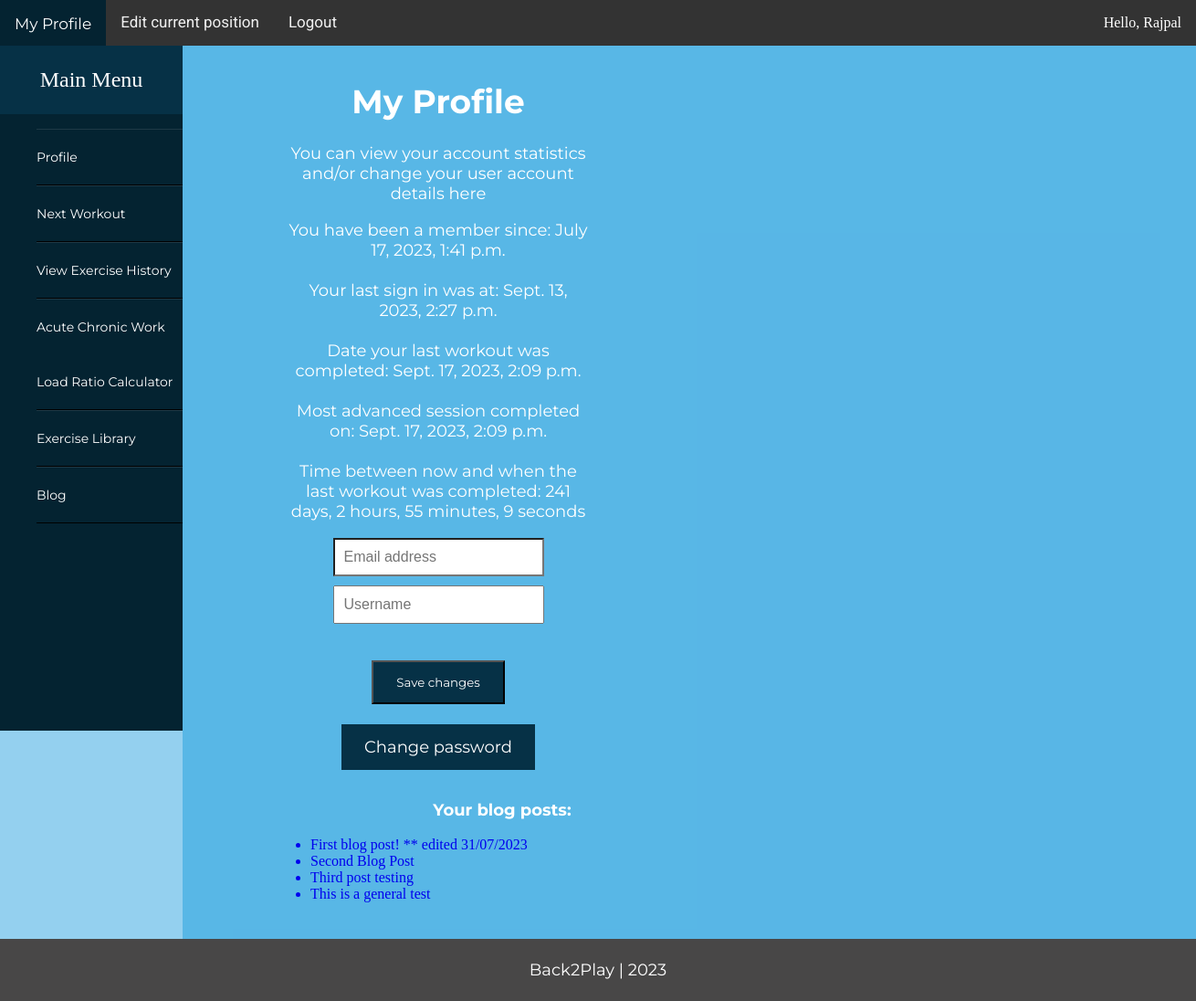
The page / (signed in) on the database its author committed.
### account/models.py (models this page shows, shortened)
class Account(AbstractBaseUser): #extends AbstractBaseUser class
    email                   = models.EmailField(verbose_name="email", max_length=60, unique=True) #can only have one user with that email
    username                = models.CharField(max_length=30, unique=True)
    date_joined             = models.DateTimeField(verbose_name='date joined', auto_now_add=True) #automatically adds current datetime
    last_login              = models.DateTimeField(verbose_name='last login', auto_now=True)
    is_admin                = models.BooleanField(default=False)     #all of these fields are required for a custom user model
    is_active               = models.BooleanField(default=True)      #set to true as user is active
    is_staff                = models.BooleanField(default=False)     #other defaults set to false as user is regular user
    is_superuser            = models.BooleanField(default=False)
    USERNAME_FIELD = 'email'    #what we want the user to log in with
    REQUIRED_FIELDS = ['username'] #required field for registration other than username
    objects = MyAccountManager()            #references account manager above

class MemberLastCompleteHistory(models.Model):
    user = models.OneToOneField(Account, null=True, on_delete=models.CASCADE) #delete objects that have relationship with this object
    session_complete_1 = models.DateTimeField(null=True, default=None)  #set null to True so values are empty until sessions are completed
    session_complete_2 = models.DateTimeField(null=True, default=None)
    session_complete_3 = models.DateTimeField(null=True, default=None)
    session_complete_4 = models.DateTimeField(null=True, default=None)
    session_complete_5 = models.DateTimeField(null=True, default=None)
    session_complete_6 = models.DateTimeField(null=True, default=None)
    session_complete_7 = models.DateTimeField(null=True, default=None)
    session_complete_8 = models.DateTimeField(null=True, default=None)
    session_complete_9 = models.DateTimeField(null=True, default=None)
    session_complete_10 = models.DateTimeField(null=True, default=None)
    session_complete_11 = models.DateTimeField(null=True, default=None)
    session_complete_12 = models.DateTimeField(null=True, default=None)

### blog/models.py (models this page shows)
class BlogPost(models.Model):
    title                   = models.CharField(max_length=50, null=False, blank=False)
    body                   = models.TextField(max_length=5000, null=False, blank=False)
    image                   = models.ImageField(upload_to=upload_location, null=False, blank=False) #reference upload location function
    date_published                   = models.DateTimeField(auto_now_add=True, verbose_name="date_published") #date automatically added
    date_updated                   = models.DateTimeField(auto_now=True, verbose_name="date_updated")
    author                   = models.ForeignKey(settings.AUTH_USER_MODEL, on_delete=models.CASCADE)    #foreign key with Account model
    slug                   = models.SlugField(blank=True, unique=True)
    def __str__(self):
        return self.title

### account/views.py (the view)
# urls.py: path('', account_view, name="home"),
def account_view(request):
    if not request.user.is_authenticated:
        return redirect("login")
    context = {}
    if request.POST:
        form = AccountUpdateForm(request.POST, instance=request.user) #form to update account
        if form.is_valid():
            form.initial = {
                "email": request.POST['email'],
                "username": request.POST['username'],
            }
            form.save()
            context['success_message'] = "Successfully updated your account details!"
    else:
        form = AccountUpdateForm(
            initial = {
                "email": request.user.email,
                "username": request.user.username
                }
            )
    lastlogin = request.user.last_login         #store last log in and date joined as variables
    date_joined = request.user.date_joined
    now = datetime.now()                        #stores current datetime as variable
    context['date_joined']= date_joined         #add to context dictionary
    context['lastlogin']= lastlogin
    year = lastlogin.year
    month = lastlogin.month
    day = lastlogin.day
    time = lastlogin.time
    context['year']= year
    context['month']= month
    context['day']= day
    context['time']= time
    datenow = now.strftime("%x")
    timenow = now.strftime("%X")
    difference = lastlogin - date_joined
    difference = str(difference.days)
    context['difference']= difference
    context['datenow']= datenow
    context['timenow']= timenow
    user = request.user
    try:
        user_history_instance = MemberLastCompleteHistory.objects.get(user=user)
        latest_value = None
        latest_datetime = None
        session_complete_fields = [f'session_complete_{i}' for i in range(1, 11)]
        for field_name in session_complete_fields:
            value = getattr(user_history_instance, field_name) #gets value specified by field_name from user_history_instance
            if value and (latest_datetime is None or value > latest_datetime): #checks if value is more recent
                latest_value = value
                latest_datetime = value
                now_datetime = timezone.now()
                absoluterest = now_datetime - latest_value
                days = absoluterest.days
                hours, seconds = divmod(absoluterest.seconds, 3600)
                minutes, seconds = divmod(seconds, 60)
                time_difference_str = f"{days} days, {hours} hours, {minutes} minutes, {seconds} seconds" #format time into readable string
                if days < 0:
                    time_difference_str = f"{hours} hours, {minutes} minutes, {seconds} seconds"
        context['latest_value']= latest_value
        context['absoluterest']= absoluterest
        context['time_difference_str']= time_difference_str
        context['now_datetime']= now_datetime
    except MemberLastCompleteHistory.DoesNotExist:
        context = {
            'latest_value': None
        }
        context['latest_value']= None
    try:
        last_history_instance = MemberLastCompleteHistory.objects.filter(user=user).latest('id')
        last_session_complete = None
        session_complete_fields = [f'session_complete_{i}' for i in range(1, 11)] #iterate through all 10 rows
        for field_name in session_complete_fields[::-1]:
            value = getattr(last_history_instance, field_name)
            if value:
                last_session_complete = value
                break
        context['last_session_complete'] = last_session_complete
        current_datetime = timezone.now()
        time_difference = current_datetime - last_session_complete
        days = time_difference.days
        seconds = time_difference.seconds
        hours, remainder = divmod(seconds, 3600)
        minutes, seconds = divmod(remainder, 60)
        rest = f"{days} days, {hours} hours, {minutes} minutes, {seconds} seconds"
        wait = 24 - int(hours), int(minutes)
        hourswait = wait[0]
        minswait = wait[1]
        context['wait']= wait
        context['hourswait']= hourswait
        context['minswait']= minswait
        context['rest'] = rest
    except MemberLastCompleteHistory.DoesNotExist:
        context = {
            'last_session_complete': None,
        }
        context['last_session_complete'] = None
        context['rest'] = None
    user_id = request.user.id
    try:
        member_history = MemberLastCompleteHistory.objects.get(user_id=user_id)
    except MemberLastCompleteHistory.DoesNotExist:
        member_history = None
    if member_history:
        has_completed_sessions = any(getattr(member_history, f'session_complete_{i}', None) for i in range(1, 11))
        context['user']= member_history.user
        context['has_completed_sessions']= has_completed_sessions
        current_datetime = timezone.now()
        time_difference = current_datetime - last_session_complete
        days = time_difference.days
        seconds = time_difference.seconds
        hours, remainder = divmod(seconds, 3600)
        minutes, seconds = divmod(remainder, 60)
        rest = f"{days} days, {hours} hours, {minutes} minutes, {seconds} seconds"
        wait = 24 - int(hours), int(minutes)
        hourswait = wait[0]
        minswait = wait[1]
        context['wait']= wait
        context['hourswait']= hourswait
        context['minswait']= minswait
        context['rest'] = rest
        if days < 0:
            ready_or_not = (f"Please wait at least 24 hours before exercising again.")
            context['ready_or_not']= ready_or_not
        context['account_form']= form
        blog_posts = BlogPost.objects.filter(author=request.user) #look for blog posts where author is user
        context['blog_posts'] = blog_posts                          #add user's blogposts to context
        return render(request, 'account/account.html', context)
    else:
        context['user']= None
        context['has_completed_sessions']= False
    return render(request, 'account/account.html', context)

### account/forms.py (shortened to what this page needs)
class AccountUpdateForm(forms.ModelForm):
    class Meta:
        model = Account
        fields = ('email', 'username')

### account/templates/account/account.html (shortened to what this page needs)
{% extends 'base.html' %}
{% load static %}
{% block content %}
<div class="container">
    <div class="row">
    <div class="everything">
<form class="form-signin" method="post">{% csrf_token %}
<h1>My Profile</h1>
<p>You can view your account statistics and/or change your user account details here</p>
<p>
    You have been a member since: {{ date_joined }}
    <br>
    <br>
    Your last sign in was at: {{ lastlogin }}
    <br>
    <br>
    Date your last workout was completed: {{ latest_value }}
    <br>
    <br>
    Most advanced session completed on: {{ last_session_complete }}
    <br>
    <br>
    Time between now and when the last workout was completed: {{ time_difference_str }}
    <br>
</p>
<input type="email" name ="email" id="inputEmail" class="form-control" placeholder="Email address" >
<input type="text" name="username" id="inputUsername" class="form-control" placeholder="Username" >
<br>
<br>
<button class="save-button" type="submit">Save changes</button>
<br>
<br>
<div>
    <a class="change-button" href="{% url 'password_change' %}">Change password</a>
</div>
</form>
<div class="container">
    <div class="row">
        <div class="blog-posts">
            <h3 class="h3">Your blog posts:</h3>
            {% if blog_posts %}
            <ul>
                {% for post in blog_posts %}
                <a href="{% url 'blog:detail' post.slug %}" style="text-decoration: none;">
                    <li class="list-group-item">
                        {{post}}
                    </li>
                </a>
                {% endfor %}
            </ul>
            {% else %}
            <p>You have no blog posts. Create a post <a href="{% url 'blog:create' %}">here</a>.</p>
            {% endif %}
        </div>
    </div>
</div>
<br>
</div>
<br>
</div>
<br>
</div>
<br>
{% endblock content %}

### templates/base.html (shortened to what this page needs)
<!DOCTYPE html>
<html lang="en">
<head>
</head>
<body>
  <div class='container'>
    <div class="sidebar">
      <header>Main Menu</header>
        <ul>
            <li> <a href="{% url 'account' %}" > Profile </a> </li>
            <li> <a href="{% url 'workout' %}"> Next Workout</a> </li>
            <li> <a href="{% url 'workouthistory' %}"> View Exercise History</a> </li>
            <li> <a href="{% url 'acwrcalc' %}"> Acute Chronic Work Load Ratio Calculator</a> </li>
            <li> <a href="{% url 'library' %}"> Exercise Library </a> </li>
            <li> <a href="{% url 'bloghome' %}"> Blog </a> </li>
        </ul>
    </div>
    <div class="topbar">
      {% if request.user.is_authenticated %}
        <a class="active" href="{% url 'home' %}">My Profile</a>
        <a href="{% url 'changeposition' %}">Edit current position</a>
        <a href="{% url 'logout' %}">Logout</a>
        <div class="username">Hello, {{request.user.username}}</div>
      {% else %}
        <a class="active" href="{% url 'home' %}">Home</a>
        <a href="{% url 'login' %}">Login</a>
        <a href="{% url 'register' %}">Register</a>
      {% endif %}
    </div>
    <div class="scrollable-content">
      {% block content %}
      {% endblock content %}
    </div>
</body>
<footer>
  <div class="footer">
    <p>Back2Play | 2023</p>
  </div>
</footer>
</html>

### templates/base.html (style rules this page uses)
body { margin:0; box-sizing: border-box; background-color:#0a95db6f; padding: 0; }
.container { --topbar-height:50px; --sidebar-width:200px; color:white; }
.sidebar { position:fixed; top: var(--topbar-height); width: var(--sidebar-width); height: calc(100vh - var(--topbar-height)); background-color: #042331; overflow-y: auto; }
.sidebar header { font-size: 24px; color: white; text-align: center; line-height: 75px; background: #063146; user-select: none; }
.sidebar ul a { list-style-type: none; list-style: none; text-decoration: none; display: block; height: 100%; width: 100%; line-height: 60px; font-size: 14px; color: white; padding-left: 0px; padding-right: 2px; box-sizing: border-box; border-top: 1px solid rgba(255, 255, 255, .1); border-bottom: 1px solid black; transition: .4s; font-family: 'Montserrat', sans-serif; }
.sidebar ul { list-style-type: none; list-style: none; text-decoration: none; }
.topbar { position:fixed; top:0; width:100%; height: var(--topbar-height); background-color: #333; }
.scrollable-content { margin-top: var(--topbar-height); margin-left: var(--sidebar-width); background-color:#0a95db6f; }
.topbar { overflow: hidden; }
.topbar a { float: left; color: #f2f2f2; text-align: center; padding: 14px 16px; text-decoration: none; font-size: 17px; font-family: 'Roboto', sans-serif; }
.topbar a.active { background-color: #042331; color: white; display: inline-block; padding: 16px; }
.username { position: absolute; right: 16px; top: 0; line-height: var(--topbar-height); color: white; }
.footer { position: fixed; bottom: 0; width: 100%; text-align: center; background-color: #484747; padding: 5px 0; color: white; }

### account/templates/account/account.html (style rules this page uses)
.everything { margin-bottom: 20px; margin-left: 100px; width: 100%; padding:0px; }
.form-signin { width: 100%; max-width: 330px; padding: 15px; text-align: center; text-decoration: none; display: inline-block; }
.form-signin .form-control { position: relative; box-sizing: border-box; height: auto; padding: 10px; font-size: 16px; }
.form-signin input[type="email"] { margin-bottom: 10px; border-bottom-right-radius: 0; border-bottom-left-radius: 0; }
.h3 { text-align: center; }
.h1, h3, p, form { font-family: 'Montserrat', sans-serif; font-size: 18px; }
.blog-posts { max-width: 500px; width: 100%; }
.save-button { background-color: #063146; color: white; padding: 14px 25px; text-align: center; text-decoration: none; display: inline-block; font-family: 'Montserrat', sans-serif; }
.change-button { background-color: #063146; color: white; padding: 14px 25px; text-align: center; text-decoration: none; display: inline-block; font-family: 'Montserrat', sans-serif; }
.list-group-item { text-decoration: none; }

### rows shown on the page
Account: user.username "Rajpal", date_joined "July 17, 2023, 1:41 p.m.", last_login "Sept. 13, 2023, 2:27 p.m."
MemberLastCompleteHistory: session_complete_10 "Sept. 17, 2023, 2:09 p.m."
BlogPost: title "First blog post! ** edited 31/07/2023"
BlogPost: title "Second Blog Post"
BlogPost: title "Third post testing"
BlogPost: title "This is a general test"
